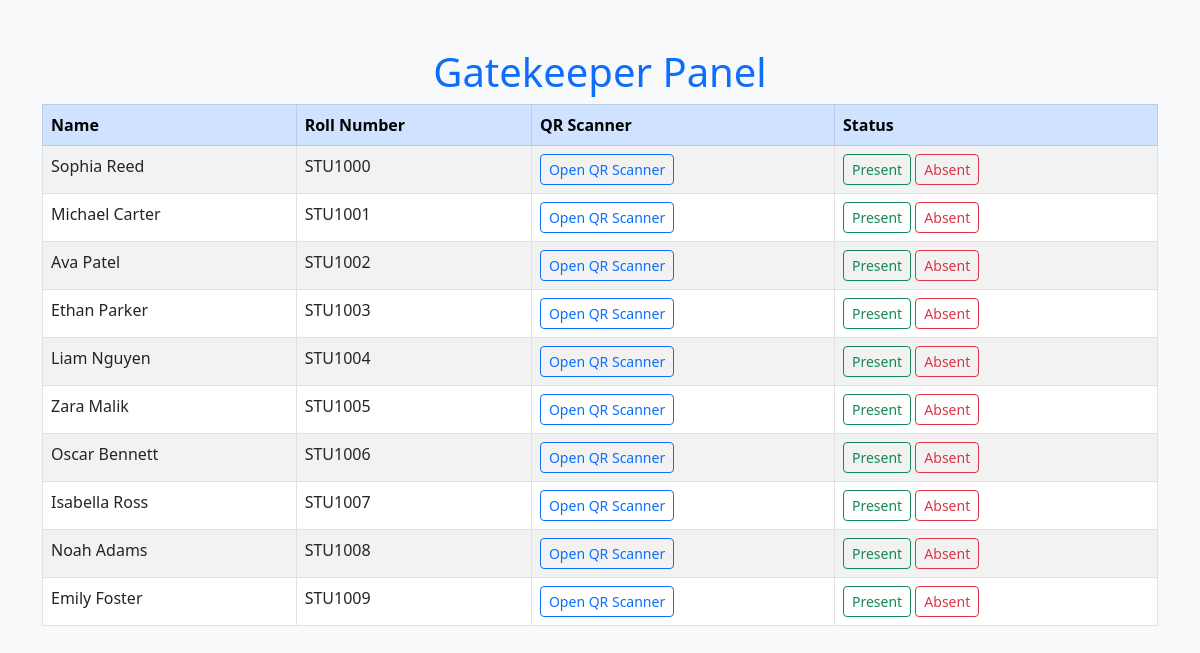
Screenshot of /gate/ with the database file from the repository.
### collegeApp/models.py (models this page shows, shortened)
class Student(models.Model):
    id = models.AutoField(primary_key=True)
    college = models.ForeignKey("adminApp.College", on_delete=models.CASCADE)
    roll_no = models.CharField(max_length=20, unique=True, null=True, blank=True)
    name = models.CharField(max_length=255)
    event = models.CharField(max_length=255)
    type_of_visitor = models.CharField(max_length=255)
    datetime = models.DateTimeField(auto_now_add=True)
    approval = models.IntegerField(default=2)  # 0 = Rejected, 1 = Accepted, 2 = Pending
    attendence = models.ForeignKey("gate.Attendance", on_delete=models.CASCADE, null=True, blank=True)

### gate/views.py (the view)
# urls.py: path('', views.index, name='index'),
def index(request):
    Students = Student.objects.all()
    return render(request, 'index_gate.html', {'users': Students})

### templates/index_gate.html (shortened to what this page needs)
<!DOCTYPE html>
<html lang="en">
<head>
    <link href="https://cdn.jsdelivr.net/npm/bootstrap@5.3.0/dist/css/bootstrap.min.css" rel="stylesheet">
</head>
<body class="bg-light">
    <div class="container mt-5">
        <h1 class="text-center text-primary">Gatekeeper Panel</h1>
        <div class="table-responsive">
            <table class="table table-bordered table-striped">
                <thead class="table-primary">
                    <tr>
                        <th>Name</th>
                        <th>Roll Number</th>
                        <th>QR Scanner</th>
                        <th>Status</th>
                    </tr>
                </thead>
                <tbody>
                    {% for user in users %}
                    <tr>
                        <td>{{ user.name }}</td>
                        <td>{{ user.roll_no }}</td>
                        <td>
                            <a href="{% url 'qr' %}" class="btn btn-outline-primary btn-sm">Open QR Scanner</a>
                        </td>
                        <td>
                            <button id="present-{{ user.roll_no }}" class="btn btn-outline-success btn-sm"
                                onclick="markAttendance('{{ user.roll_no }}', 'Present')">Present</button>
                            <button id="absent-{{ user.roll_no }}" class="btn btn-outline-danger btn-sm"
                                onclick="markAttendance('{{ user.roll_no }}', 'Absent')">Absent</button>
                        </td>
                    </tr>
                    {% endfor %}
                </tbody>
            </table>
        </div>
    </div>
</body>
</html>

### rows the page displays
Student: name "Sophia Reed", roll_no "STU1000"
Student: name "Michael Carter", roll_no "STU1001"
Student: name "Ava Patel", roll_no "STU1002"
Student: name "Ethan Parker", roll_no "STU1003"
Student: name "Liam Nguyen", roll_no "STU1004"
Student: name "Zara Malik", roll_no "STU1005"
Student: name "Oscar Bennett", roll_no "STU1006"
Student: name "Isabella Ross", roll_no "STU1007"
Student: name "Noah Adams", roll_no "STU1008"
Student: name "Emily Foster", roll_no "STU1009"
